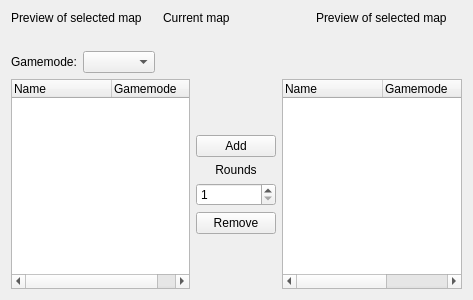
<?xml version="1.0" encoding="UTF-8"?>
<ui version="4.0">
 <class>MapListWidget</class>
 <widget class="QWidget" name="MapListWidget">
  <property name="geometry">
   <rect>
    <x>0</x>
    <y>0</y>
    <width>473</width>
    <height>300</height>
   </rect>
  </property>
  <property name="windowTitle">
   <string>Form</string>
  </property>
  <layout class="QGridLayout" name="gridLayout">
   <item row="1" column="0">
    <layout class="QHBoxLayout" name="horizontalLayout_5">
     <item>
      <widget class="QLabel" name="label_ml_gameMode">
       <property name="text">
        <string>Gamemode:</string>
       </property>
      </widget>
     </item>
     <item>
      <widget class="QComboBox" name="comboBox_ml_gameMode"/>
     </item>
     <item>
      <spacer name="horizontalSpacer">
       <property name="orientation">
        <enum>Qt::Horizontal</enum>
       </property>
       <property name="sizeHint" stdset="0">
        <size>
         <width>40</width>
         <height>20</height>
        </size>
       </property>
      </spacer>
     </item>
    </layout>
   </item>
   <item row="0" column="0" colspan="3">
    <layout class="QHBoxLayout" name="horizontalLayout_2">
     <item>
      <layout class="QFormLayout" name="formLayout">
       <item row="1" column="0" colspan="2">
        <widget class="QLabel" name="label_ml_availableSelectedMapImage">
         <property name="text">
          <string/>
         </property>
        </widget>
       </item>
       <item row="0" column="0" colspan="2">
        <widget class="QLabel" name="label_ml_availableSelectedMapText">
         <property name="text">
          <string>Preview of selected map</string>
         </property>
        </widget>
       </item>
      </layout>
     </item>
     <item>
      <layout class="QFormLayout" name="formLayout_2">
       <property name="fieldGrowthPolicy">
        <enum>QFormLayout::AllNonFixedFieldsGrow</enum>
       </property>
       <item row="0" column="0">
        <widget class="QLabel" name="label_ml_currentMapText">
         <property name="text">
          <string>Current map</string>
         </property>
        </widget>
       </item>
       <item row="0" column="1">
        <widget class="QLabel" name="label_ml_currentMapValue">
         <property name="text">
          <string/>
         </property>
        </widget>
       </item>
       <item row="1" column="0" colspan="2">
        <widget class="QLabel" name="label_ml_currentMapImage">
         <property name="text">
          <string/>
         </property>
        </widget>
       </item>
      </layout>
     </item>
     <item>
      <layout class="QFormLayout" name="formLayout_3">
       <property name="fieldGrowthPolicy">
        <enum>QFormLayout::AllNonFixedFieldsGrow</enum>
       </property>
       <item row="1" column="0" colspan="2">
        <widget class="QLabel" name="label_ml_currentSelectedMapImage">
         <property name="text">
          <string/>
         </property>
        </widget>
       </item>
       <item row="0" column="0" colspan="2">
        <widget class="QLabel" name="label_ml_currentSelectedMapText">
         <property name="text">
          <string>Preview of selected map</string>
         </property>
        </widget>
       </item>
      </layout>
     </item>
    </layout>
   </item>
   <item row="2" column="2">
    <widget class="QTreeWidget" name="treeWidget_ml_current">
     <property name="contextMenuPolicy">
      <enum>Qt::CustomContextMenu</enum>
     </property>
     <column>
      <property name="text">
       <string>Name</string>
      </property>
     </column>
     <column>
      <property name="text">
       <string>Gamemode</string>
      </property>
     </column>
     <column>
      <property name="text">
       <string>Rounds</string>
      </property>
     </column>
    </widget>
   </item>
   <item row="2" column="0">
    <widget class="QTreeWidget" name="treeWidget_ml_available">
     <property name="contextMenuPolicy">
      <enum>Qt::CustomContextMenu</enum>
     </property>
     <column>
      <property name="text">
       <string>Name</string>
      </property>
     </column>
     <column>
      <property name="text">
       <string>Gamemode</string>
      </property>
     </column>
    </widget>
   </item>
   <item row="2" column="1">
    <layout class="QVBoxLayout" name="verticalLayout_5">
     <item>
      <spacer name="verticalSpacer">
       <property name="orientation">
        <enum>Qt::Vertical</enum>
       </property>
       <property name="sizeHint" stdset="0">
        <size>
         <width>20</width>
         <height>40</height>
        </size>
       </property>
      </spacer>
     </item>
     <item>
      <widget class="QPushButton" name="pushButton_ml_add">
       <property name="text">
        <string>Add</string>
       </property>
      </widget>
     </item>
     <item>
      <widget class="QLabel" name="label_ml_rounds">
       <property name="text">
        <string>Rounds</string>
       </property>
       <property name="alignment">
        <set>Qt::AlignCenter</set>
       </property>
      </widget>
     </item>
     <item>
      <widget class="QSpinBox" name="spinBox_ml_rounds">
       <property name="minimum">
        <number>1</number>
       </property>
      </widget>
     </item>
     <item>
      <widget class="QPushButton" name="pushButton_ml_remove">
       <property name="text">
        <string>Remove</string>
       </property>
      </widget>
     </item>
     <item>
      <spacer name="verticalSpacer_2">
       <property name="orientation">
        <enum>Qt::Vertical</enum>
       </property>
       <property name="sizeHint" stdset="0">
        <size>
         <width>20</width>
         <height>40</height>
        </size>
       </property>
      </spacer>
     </item>
    </layout>
   </item>
  </layout>
 </widget>
 <resources/>
 <connections/>
</ui>
